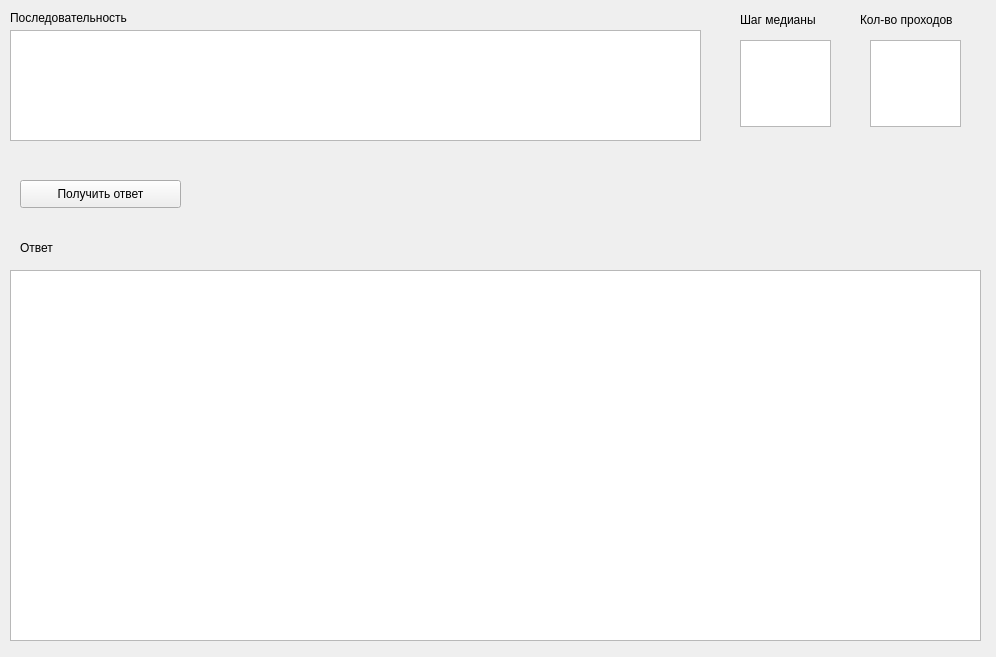
<?xml version="1.0" encoding="UTF-8"?>
<ui version="4.0">
 <class>MainWindow</class>
 <widget class="QMainWindow" name="MainWindow">
  <property name="geometry">
   <rect>
    <x>0</x>
    <y>0</y>
    <width>996</width>
    <height>657</height>
   </rect>
  </property>
  <property name="windowTitle">
   <string>MainWindow</string>
  </property>
  <widget class="QWidget" name="centralwidget">
   <widget class="QPlainTextEdit" name="plainTextEdit">
    <property name="geometry">
     <rect>
      <x>740</x>
      <y>40</y>
      <width>91</width>
      <height>87</height>
     </rect>
    </property>
   </widget>
   <widget class="QPlainTextEdit" name="plainTextEdit_2">
    <property name="geometry">
     <rect>
      <x>870</x>
      <y>40</y>
      <width>91</width>
      <height>87</height>
     </rect>
    </property>
   </widget>
   <widget class="QPlainTextEdit" name="plainTextEdit_3">
    <property name="geometry">
     <rect>
      <x>10</x>
      <y>30</y>
      <width>691</width>
      <height>111</height>
     </rect>
    </property>
   </widget>
   <widget class="QLabel" name="label">
    <property name="geometry">
     <rect>
      <x>10</x>
      <y>10</y>
      <width>221</width>
      <height>16</height>
     </rect>
    </property>
    <property name="text">
     <string>Последовательность</string>
    </property>
   </widget>
   <widget class="QLabel" name="label_2">
    <property name="geometry">
     <rect>
      <x>740</x>
      <y>10</y>
      <width>91</width>
      <height>20</height>
     </rect>
    </property>
    <property name="text">
     <string>Шаг медианы</string>
    </property>
   </widget>
   <widget class="QLabel" name="label_3">
    <property name="geometry">
     <rect>
      <x>860</x>
      <y>10</y>
      <width>111</width>
      <height>20</height>
     </rect>
    </property>
    <property name="text">
     <string>Кол-во проходов</string>
    </property>
   </widget>
   <widget class="QPlainTextEdit" name="plainTextEdit_4">
    <property name="geometry">
     <rect>
      <x>10</x>
      <y>270</y>
      <width>971</width>
      <height>371</height>
     </rect>
    </property>
   </widget>
   <widget class="QLabel" name="label_4">
    <property name="geometry">
     <rect>
      <x>20</x>
      <y>240</y>
      <width>71</width>
      <height>16</height>
     </rect>
    </property>
    <property name="text">
     <string>Ответ</string>
    </property>
   </widget>
   <widget class="QPushButton" name="pushButton">
    <property name="geometry">
     <rect>
      <x>20</x>
      <y>180</y>
      <width>161</width>
      <height>28</height>
     </rect>
    </property>
    <property name="text">
     <string>Получить ответ</string>
    </property>
   </widget>
  </widget>
 </widget>
 <resources/>
 <connections/>
</ui>
